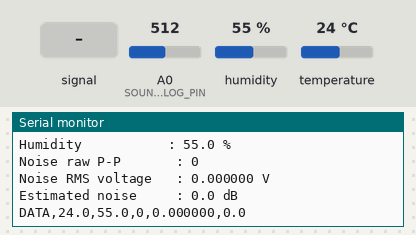
A sketch run on a simulated Arduino Uno R4 Minima. On the bench: the last lines printed to the serial monitor. Inputs (shaded band) come from the test bench; at power-on: humidity 55 %, A0 (SOUND_ANALOG_PIN) = 512, temperature 24 °C (analog values on the 0–1023 scale).

Above: at 1.2 s.
1.3 s: A0 (SOUND_ANALOG_PIN) fed a 200 Hz sine of ±81 counts around its level
At 2.6 s:
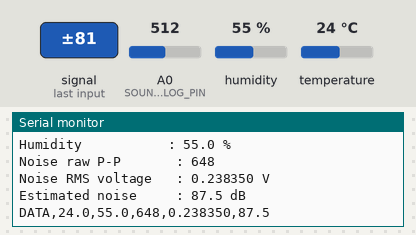
2.8 s: humidity set to 22 %
At 4.2 s:
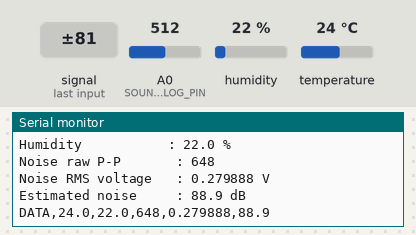
4.3 s: A0 (SOUND_ANALOG_PIN) set to 716
At 5.6 s:
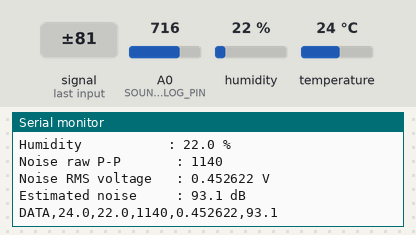
5.8 s: temperature set to 12 °C
At 6.9 s:
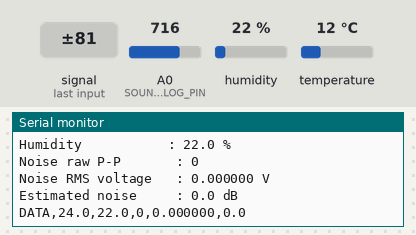
7.3 s: A0 (SOUND_ANALOG_PIN) fed a 1000 Hz sine of ±255 counts around its level
At 8.6 s:
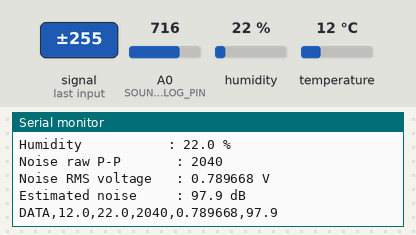
8.8 s: A0 (SOUND_ANALOG_PIN) set to 900
At 9.9 s:
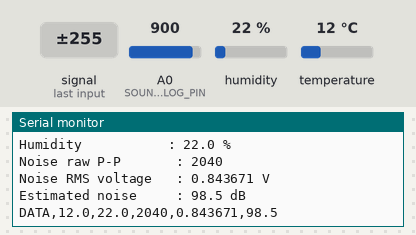
Timing chart, 0 to 11.3 s (numbered marks = the images above; inputs shaded):
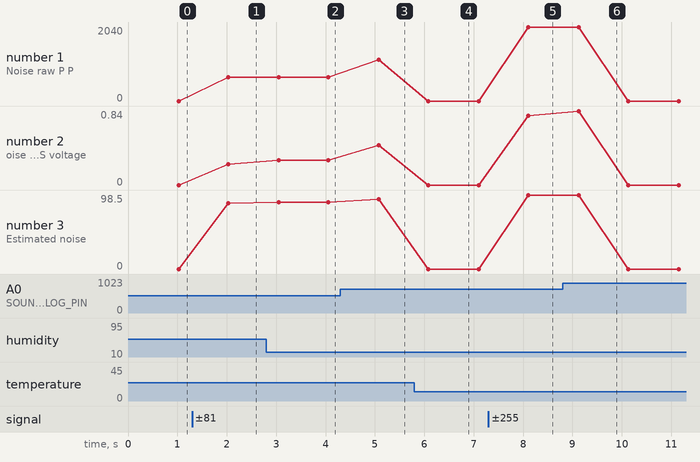

Measured:
- after the input at 1.3 s, the serial monitor: prints a new line after 0.73 s (image 1)
- after the input at 2.8 s, the serial monitor: prints a new line after 0.25 s (image 2)
- after the input at 4.3 s, the serial monitor: prints a new line after 0.78 s (image 3)
- after the input at 7.3 s, the serial monitor: prints a new line after 0.81 s (image 5)
- after the input at 8.8 s, the serial monitor: prints a new line after 0.33 s (image 6)
- plotted number 1: 0 → 648 after the input at 1.3 s, 648 → 1140 after the input at 4.3 s, 0 → 2040 after the input at 7.3 s
- plotted number 2: 0 → 0.24 after the input at 1.3 s, 0.28 → 0.45 after the input at 4.3 s, 0 → 0.79 after the input at 7.3 s
- plotted number 3: 0 → 87.5 after the input at 1.3 s, 88.9 → 93.1 after the input at 4.3 s, 0 → 97.9 after the input at 7.3 s

The sketch:

20260902R2.ino
```cpp
#include <DHT.h>
#include <math.h>


// ============================================================
// 1. 하드웨어 및 측정 설정
// ============================================================

const int DHT_PIN = 3;
const int SOUND_ANALOG_PIN = A0;
const int DHT_TYPE = DHT11;

const unsigned long NOISE_MEASUREMENT_MS = 1000;
const unsigned int SAMPLE_INTERVAL_US = 1000;

// UNO R4 Minima에서 12비트 ADC를 사용합니다.
const int ADC_BITS = 12;
const double ADC_MAX_VALUE = 4095.0;
const double ADC_REFERENCE_VOLTAGE = 5.0;

// 반드시 실제 소음계와 비교하여 사용자 환경에 맞게 보정하십시오.
// 예: 기준 소음계가 60 dB일 때 측정된 RMS 전압이 0.010 V라면 아래 값 사용.
const double CALIBRATION_DB = 60.0;
const double CALIBRATION_RMS_VOLTAGE = 0.010;

DHT dht(DHT_PIN, DHT_TYPE);


// ============================================================
// 2. 측정 결과 구조체
// ============================================================

struct NoiseMeasurement {
  unsigned long sampleCount;
  int minimumRaw;
  int maximumRaw;
  int peakToPeakRaw;
  double rmsCounts;
  double rmsVoltage;
  double estimatedDb;
};


struct ClimateMeasurement {
  float temperature;
  float humidity;
  bool valid;
};


// ============================================================
// 3. 센서 초기화
// ============================================================

void initializeSensors() {
  analogReadResolution(ADC_BITS);
  pinMode(SOUND_ANALOG_PIN, INPUT);
  dht.begin();
}


// ============================================================
// 4. 소음 측정 함수
// ============================================================

NoiseMeasurement measureNoiseForFiveSeconds() {
  NoiseMeasurement result;
  result.sampleCount = 0;
  result.minimumRaw = (int)ADC_MAX_VALUE;
  result.maximumRaw = 0;

  // Welford 알고리즘으로 DC 중심값을 제거한 표준편차(RMS)를 계산합니다.
  double runningMean = 0.0;
  double runningM2 = 0.0;

  unsigned long startTime = millis();

  while (millis() - startTime < NOISE_MEASUREMENT_MS) {
    int rawValue = analogRead(SOUND_ANALOG_PIN);
    result.sampleCount++;

    double delta = rawValue - runningMean;
    runningMean += delta / result.sampleCount;
    double delta2 = rawValue - runningMean;
    runningM2 += delta * delta2;

    if (rawValue < result.minimumRaw) {
      result.minimumRaw = rawValue;
    }
    if (rawValue > result.maximumRaw) {
      result.maximumRaw = rawValue;
    }

    delayMicroseconds(SAMPLE_INTERVAL_US);
  }

  result.peakToPeakRaw = result.maximumRaw - result.minimumRaw;

  if (result.sampleCount > 1) {
    result.rmsCounts = sqrt(runningM2 / (result.sampleCount - 1));
  } else {
    result.rmsCounts = 0.0;
  }

  result.rmsVoltage =
      result.rmsCounts * ADC_REFERENCE_VOLTAGE / ADC_MAX_VALUE;

  if (result.rmsVoltage > 0.000001 && CALIBRATION_RMS_VOLTAGE > 0.0) {
    result.estimatedDb =
        CALIBRATION_DB
        + 20.0 * log10(result.rmsVoltage / CALIBRATION_RMS_VOLTAGE);
  } else {
    result.estimatedDb = 0.0;
  }

  return result;
}


// ============================================================
// 5. 온도·습도 측정 함수
// ============================================================

ClimateMeasurement readClimateSensor() {
  ClimateMeasurement result;
  result.temperature = dht.readTemperature();
  result.humidity = dht.readHumidity();
  result.valid = !isnan(result.temperature) && !isnan(result.humidity);
  return result;
}


// ============================================================
// 6. 시리얼 출력 함수
// ============================================================

void printHumanReadable(
    const ClimateMeasurement &climate,
    const NoiseMeasurement &noise) {
  Serial.println(F("----------------------------------------"));
  Serial.print(F("Measurement window : 1 seconds\n"));

  if (climate.valid) {
    Serial.print(F("Temperature        : "));
    Serial.print(climate.temperature, 1);
    Serial.println(F(" C"));
    Serial.print(F("Humidity           : "));
    Serial.print(climate.humidity, 1);
    Serial.println(F(" %"));
  } else {
    Serial.println(F("Temperature/Humidity: DHT11 read error"));
  }

  Serial.print(F("Noise raw P-P       : "));
  Serial.println(noise.peakToPeakRaw);
  Serial.print(F("Noise RMS voltage   : "));
  Serial.print(noise.rmsVoltage, 6);
  Serial.println(F(" V"));
  Serial.print(F("Estimated noise     : "));
  Serial.print(noise.estimatedDb, 1);
  Serial.println(F(" dB"));
}


void printMachineReadable(
    const ClimateMeasurement &climate,
    const NoiseMeasurement &noise) {
  // Python 수집기가 읽는 형식:
  // DATA,temperature,humidity,noise_raw,rms_voltage,estimated_db
  Serial.print(F("DATA,"));

  if (climate.valid) {
    Serial.print(climate.temperature, 1);
    Serial.print(',');
    Serial.print(climate.humidity, 1);
  } else {
    Serial.print(F("nan,nan"));
  }

  Serial.print(',');
  Serial.print(noise.peakToPeakRaw);
  Serial.print(',');
  Serial.print(noise.rmsVoltage, 6);
  Serial.print(',');
  Serial.println(noise.estimatedDb, 1);
}


// ============================================================
// 7. Arduino 기본 실행 함수
// ============================================================

void setup() {
  Serial.begin(115200);
  initializeSensors();

  Serial.println(F("Arduino Process & Safety Sensor Monitor"));
  Serial.println(F("Noise is measured for 5 seconds per record."));
  Serial.println(F("Estimated dB requires calibration."));
}


void loop() {
  NoiseMeasurement noise = measureNoiseForFiveSeconds();
  ClimateMeasurement climate = readClimateSensor();

  printHumanReadable(climate, noise);
  printMachineReadable(climate, noise);
}
```
